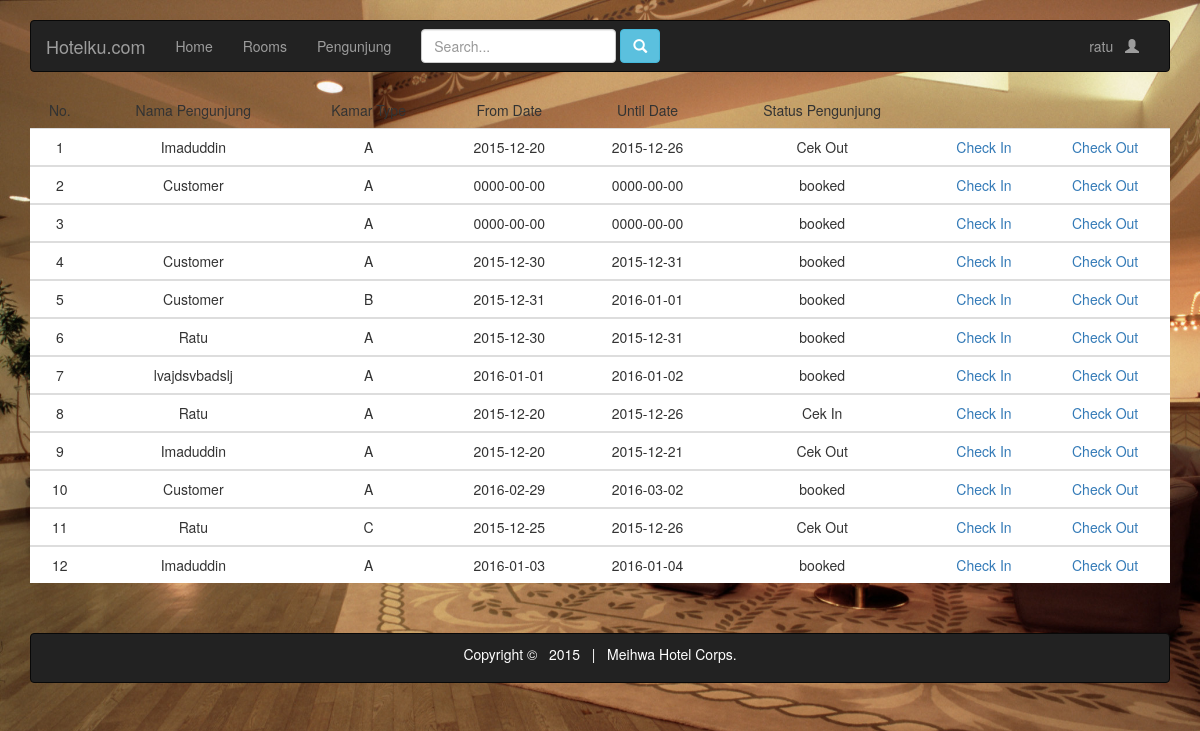
/view/02/pengunjung.php?default (signed in), run on the app's committed database.
### tables this page shows
CREATE TABLE IF NOT EXISTS `tb_pemesanan` (
  `id_pemesanan` varchar(20) NOT NULL,
  `id_transaksi` varchar(20) NOT NULL,
  `id_customer` varchar(20) NOT NULL,
  `type_identitas` varchar(15) NOT NULL,
  `nama_customer` varchar(20) NOT NULL,
  `email_customer` varchar(50) NOT NULL,
  `tipe_kamar` varchar(20) NOT NULL,
  `jumlah_kamar` int(11) NOT NULL,
  `tanggal_pemesanan` date NOT NULL,
  `from_date` date DEFAULT NULL,
  `until_date` date DEFAULT NULL,
  `status_pengunjung` varchar(15) NOT NULL
);

### controller/datapemesanan.php (the view)
<?php
				$sql = mysql_query("SELECT * FROM tb_pemesanan ");
				if(mysql_num_rows($sql) > 0){
					$no = 1;
					while($data = mysql_fetch_assoc($sql)){
						echo '
						<tbody style="text-align:center;">
						<tr bgcolor="#fff">
							<td >'.$no.'</td>
							<td >'.$data['nama_customer'].'</td>
							<td >'.$data['tipe_kamar'].'</td>
							<td >'.$data['from_date'].'</td>
							<td >'.$data['until_date'].'</td>
							<td >'.$data['status_pengunjung'].'</td>
							<td><a href="../../controller/checkin.php?id='.$data['id_transaksi'].'">Check In</a></td>
							<td><a href="../../controller/checkout.php?id='.$data['id_transaksi'].'">Check Out</a></td>
						</tr>
						</tbody>
						';
						$no++;
					}
				}else{
					echo '
					<tr bgcolor="#fff">
						<td align="center" colspan="7" align="center">Tidak ada Permintaan!</td>
					</tr>
					';
				}
				?>

### view/02/header.php (shortened to what this page needs)
<?php
$a = $_SESSION['username'];
?>
<!DOCTYPE html>
<html lang="en">
  <head>
	<link href="../css/bootstrap.min.css" rel="stylesheet">
  <link href="../css/index.css" rel="stylesheet">
	</head>
  <body>
  <br/>
  <div class="container">
    <nav class="navbar navbar-inverse">
    <div class="container-fluid">
    <div class="navbar-header">
      <a class="navbar-brand" href="#">Hotelku.com</a>
    </div>
    <div class="collapse navbar-collapse" id="bs-example-navbar-collapse-1">
      <ul class="nav navbar-nav">
        <li><a href="index.php">Home <span class="sr-only">(current)</span></a></li>
        <li><a href="room.php">Rooms</a></li>
        <li><a href="pengunjung.php?default">Pengunjung</a></li>
          <form class="navbar-form navbar-right" action="">
            <input type="text" class="form-control" name="search" placeholder="Search...">
            <button type="submit" class="btn btn-info" ><span class="glyphicon glyphicon-search"></span></button>
          </form>
      </ul>
<ul class="nav navbar-nav navbar-right">
        <li class="dropdown">
          <a href="#" class="dropdown-toggle" data-toggle="dropdown" role="button" aria-haspopup="true" aria-expanded="false">
            <?php echo $a ;?> &nbsp; <span class="glyphicon glyphicon-user"></span></a>
        </li>
      </ul>
    </div>
    </div>
  </nav>

### view/02/pengunjung.php (shortened to what this page needs)
<?php include('header.php');?>
  <div style=" border-radius:5px;">
  	<div class="form-group">
<table class="table table-hover">
            	<thead style="text-align:center;">
				<tr>
					<td> No. </td>
                	<td>Nama Pengunjung</td>
					<td>Kamar Type</td>
					<td>From Date</td>
					<td>Until Date</td>
					<td>Status Pengunjung</td>
                </tr>
				</thead>
                <?php
             if (isset($_GET['default'])) {
                include'../../controller/datapemesanan.php';
              }else if (isset($_GET['search'])) {
                 include'../../controller/datapencarian.php';
              }
              ?>
            </table>
</div>
</div>
            <?php include('footer.php');?>

### view/02/footer.php (shortened to what this page needs)
<nav class="navbar navbar-inverse bottom">
  <div class="container-fluid">
    <center>
	<p style="color:#FFF;">Copyright &copy; &nbsp; 2015 &nbsp; | &nbsp; <span>Meihwa Hotel Corps. </span></p>
	</center>
  </div>
</nav>
</div>
  </body>
</html>

### view/css/index.css (style rules this page uses)
body { background-image :url('../img/background.jpg'); background-size:100% auto; }
.bottom { padding-top:10px; margin-top:50px; }

### data on the page
tb_pemesanan: nama_customer "Imaduddin", tipe_kamar "A", from_date "2015-12-20", until_date "2015-12-26", status_pengunjung "Cek Out"
tb_pemesanan: nama_customer "Customer", tipe_kamar "A", from_date "0000-00-00", until_date "0000-00-00", status_pengunjung "booked"
tb_pemesanan: tipe_kamar "A", from_date "0000-00-00", until_date "0000-00-00", status_pengunjung "booked"
tb_pemesanan: nama_customer "Customer", tipe_kamar "A", from_date "2015-12-30", until_date "2015-12-31", status_pengunjung "booked"
tb_pemesanan: nama_customer "Customer", tipe_kamar "B", from_date "2015-12-31", until_date "2016-01-01", status_pengunjung "booked"
tb_pemesanan: nama_customer "Ratu", tipe_kamar "A", from_date "2015-12-30", until_date "2015-12-31", status_pengunjung "booked"
tb_pemesanan: nama_customer "lvajdsvbadslj", tipe_kamar "A", from_date "2016-01-01", until_date "2016-01-02", status_pengunjung "booked"
tb_pemesanan: nama_customer "Ratu", tipe_kamar "A", from_date "2015-12-20", until_date "2015-12-26", status_pengunjung "Cek In"
tb_pemesanan: nama_customer "Imaduddin", tipe_kamar "A", from_date "2015-12-20", until_date "2015-12-21", status_pengunjung "Cek Out"
tb_pemesanan: nama_customer "Customer", tipe_kamar "A", from_date "2016-02-29", until_date "2016-03-02", status_pengunjung "booked"
tb_pemesanan: nama_customer "Ratu", tipe_kamar "C", from_date "2015-12-25", until_date "2015-12-26", status_pengunjung "Cek Out"
tb_pemesanan: nama_customer "Imaduddin", tipe_kamar "A", from_date "2016-01-03", until_date "2016-01-04", status_pengunjung "booked"

### other printed values
$a "ratu"
